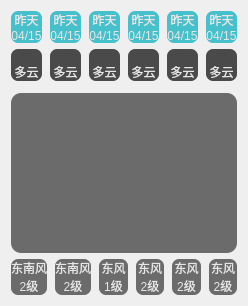
     <widget class="QWidget" name="widget04" native="true">
      <layout class="QVBoxLayout" name="verticalLayout_6">
       <item>
        <widget class="QWidget" name="widget0401" native="true">
         <layout class="QGridLayout" name="gridLayout_3">
          <property name="leftMargin">
           <number>0</number>
          </property>
          <property name="topMargin">
           <number>0</number>
          </property>
          <property name="rightMargin">
           <number>0</number>
          </property>
          <property name="bottomMargin">
           <number>0</number>
          </property>
          <property name="horizontalSpacing">
           <number>8</number>
          </property>
          <property name="verticalSpacing">
           <number>0</number>
          </property>
          <item row="0" column="0">
           <widget class="QLabel" name="labelday0">
            <property name="styleSheet">
             <string notr="true">color:rgb(230,230,230);
background-color: rgb(70, 192,203);
border-radius: 7px;
border-bottom-right-radius:0px;
border-bottom-left-radius:0px;</string>
            </property>
            <property name="text">
             <string>昨天</string>
            </property>
            <property name="alignment">
             <set>Qt::AlignCenter</set>
            </property>
           </widget>
          </item>
          <item row="0" column="1">
           <widget class="QLabel" name="labelday1">
            <property name="styleSheet">
             <string notr="true">color:rgb(230,230,230);
background-color: rgb(70, 192,203);
border-radius: 7px;
border-bottom-right-radius:0px;
border-bottom-left-radius:0px;</string>
            </property>
            <property name="text">
             <string>昨天</string>
            </property>
            <property name="alignment">
             <set>Qt::AlignCenter</set>
            </property>
           </widget>
          </item>
          <item row="0" column="2">
           <widget class="QLabel" name="labelday2">
            <property name="styleSheet">
             <string notr="true">color:rgb(230,230,230);
background-color: rgb(70, 192,203);
border-radius: 7px;
border-bottom-right-radius:0px;
border-bottom-left-radius:0px;</string>
            </property>
            <property name="text">
             <string>昨天</string>
            </property>
            <property name="alignment">
             <set>Qt::AlignCenter</set>
            </property>
           </widget>
          </item>
          <item row="0" column="3">
           <widget class="QLabel" name="labelday3">
            <property name="styleSheet">
             <string notr="true">color:rgb(230,230,230);
background-color: rgb(70, 192,203);
border-radius: 7px;
border-bottom-right-radius:0px;
border-bottom-left-radius:0px;</string>
            </property>
            <property name="text">
             <string>昨天</string>
            </property>
            <property name="alignment">
             <set>Qt::AlignCenter</set>
            </property>
           </widget>
          </item>
          <item row="0" column="4">
           <widget class="QLabel" name="labelday4">
            <property name="styleSheet">
             <string notr="true">color:rgb(230,230,230);
background-color: rgb(70, 192,203);
border-radius: 7px;
border-bottom-right-radius:0px;
border-bottom-left-radius:0px;</string>
            </property>
            <property name="text">
             <string>昨天</string>
            </property>
            <property name="alignment">
             <set>Qt::AlignCenter</set>
            </property>
           </widget>
          </item>
          <item row="0" column="5">
           <widget class="QLabel" name="labelday5">
            <property name="styleSheet">
             <string notr="true">color:rgb(230,230,230);
background-color: rgb(70, 192,203);
border-radius: 7px;
border-bottom-right-radius:0px;
border-bottom-left-radius:0px;</string>
            </property>
            <property name="text">
             <string>昨天</string>
            </property>
            <property name="alignment">
             <set>Qt::AlignCenter</set>
            </property>
           </widget>
          </item>
          <item row="1" column="0">
           <widget class="QLabel" name="labeldate0">
            <property name="styleSheet">
             <string notr="true">color:rgb(230,230,230);
background-color: rgb(70, 192,203);
border-radius: 7px;
border-top-right-radius:0px;
border-top-left-radius:0px;</string>
            </property>
            <property name="text">
             <string>04/15</string>
            </property>
            <property name="alignment">
             <set>Qt::AlignCenter</set>
            </property>
           </widget>
          </item>
          <item row="1" column="1">
           <widget class="QLabel" name="labeldate1">
            <property name="styleSheet">
             <string notr="true">color:rgb(230,230,230);
background-color: rgb(70, 192,203);
border-radius: 7px;
border-top-right-radius:0px;
border-top-left-radius:0px;</string>
            </property>
            <property name="text">
             <string>04/15</string>
            </property>
            <property name="alignment">
             <set>Qt::AlignCenter</set>
            </property>
           </widget>
          </item>
          <item row="1" column="2">
           <widget class="QLabel" name="labeldate2">
            <property name="styleSheet">
             <string notr="true">color:rgb(230,230,230);
background-color: rgb(70, 192,203);
border-radius: 7px;
border-top-right-radius:0px;
border-top-left-radius:0px;</string>
            </property>
            <property name="text">
             <string>04/15</string>
            </property>
            <property name="alignment">
             <set>Qt::AlignCenter</set>
            </property>
           </widget>
          </item>
          <item row="1" column="3">
           <widget class="QLabel" name="labeldate3">
            <property name="styleSheet">
             <string notr="true">color:rgb(230,230,230);
background-color: rgb(70, 192,203);
border-radius: 7px;
border-top-right-radius:0px;
border-top-left-radius:0px;</string>
            </property>
            <property name="text">
             <string>04/15</string>
            </property>
            <property name="alignment">
             <set>Qt::AlignCenter</set>
            </property>
           </widget>
          </item>
          <item row="1" column="4">
           <widget class="QLabel" name="labeldate4">
            <property name="styleSheet">
             <string notr="true">color:rgb(230,230,230);
background-color: rgb(70, 192,203);
border-radius: 7px;
border-top-right-radius:0px;
border-top-left-radius:0px;</string>
            </property>
            <property name="text">
             <string>04/15</string>
            </property>
            <property name="alignment">
             <set>Qt::AlignCenter</set>
            </property>
           </widget>
          </item>
          <item row="1" column="5">
           <widget class="QLabel" name="labeldate5">
            <property name="styleSheet">
             <string notr="true">color:rgb(230,230,230);
background-color: rgb(70, 192,203);
border-radius: 7px;
border-top-right-radius:0px;
border-top-left-radius:0px;</string>
            </property>
            <property name="text">
             <string>04/15</string>
            </property>
            <property name="alignment">
             <set>Qt::AlignCenter</set>
            </property>
           </widget>
          </item>
         </layout>
        </widget>
       </item>
       <item>
        <widget class="QWidget" name="widget0402" native="true">
         <layout class="QGridLayout" name="gridLayout_5">
          <property name="leftMargin">
           <number>0</number>
          </property>
          <property name="topMargin">
           <number>0</number>
          </property>
          <property name="rightMargin">
           <number>0</number>
          </property>
          <property name="bottomMargin">
           <number>0</number>
          </property>
          <property name="horizontalSpacing">
           <number>8</number>
          </property>
          <property name="verticalSpacing">
           <number>0</number>
          </property>
          <item row="0" column="0">
           <widget class="QLabel" name="labelWeatherIcon0">
            <property name="styleSheet">
             <string notr="true">color:rgb(230,230,230);
background-color: rgb(74, 74,74);
border-radius: 7px;
border-bottom-right-radius:0px;
border-bottom-left-radius:0px;</string>
            </property>
            <property name="text">
             <string/>
            </property>
            <property name="pixmap">
             <pixmap resource="res.qrc">:/new/prefix1/res/type/DuoYun.png</pixmap>
            </property>
            <property name="scaledContents">
             <bool>false</bool>
            </property>
            <property name="alignment">
             <set>Qt::AlignCenter</set>
            </property>
           </widget>
          </item>
          <item row="0" column="1">
           <widget class="QLabel" name="labelWeatherIcon1">
            <property name="styleSheet">
             <string notr="true">color:rgb(230,230,230);
background-color: rgb(74, 74,74);
border-radius: 7px;
border-bottom-right-radius:0px;
border-bottom-left-radius:0px;</string>
            </property>
            <property name="text">
             <string/>
            </property>
            <property name="pixmap">
             <pixmap resource="res.qrc">:/new/prefix1/res/type/DuoYun.png</pixmap>
            </property>
            <property name="scaledContents">
             <bool>false</bool>
            </property>
            <property name="alignment">
             <set>Qt::AlignCenter</set>
            </property>
           </widget>
          </item>
          <item row="0" column="2">
           <widget class="QLabel" name="labelWeatherIcon2">
            <property name="styleSheet">
             <string notr="true">color:rgb(230,230,230);
background-color: rgb(74, 74,74);
border-radius: 7px;
border-bottom-right-radius:0px;
border-bottom-left-radius:0px;</string>
            </property>
            <property name="text">
             <string/>
            </property>
            <property name="pixmap">
             <pixmap resource="res.qrc">:/new/prefix1/res/type/DuoYun.png</pixmap>
            </property>
            <property name="scaledContents">
             <bool>false</bool>
            </property>
            <property name="alignment">
             <set>Qt::AlignCenter</set>
            </property>
           </widget>
          </item>
          <item row="0" column="3">
           <widget class="QLabel" name="labelWeatherIcon3">
            <property name="styleSheet">
             <string notr="true">color:rgb(230,230,230);
background-color: rgb(74, 74,74);
border-radius: 7px;
border-bottom-right-radius:0px;
border-bottom-left-radius:0px;</string>
            </property>
            <property name="text">
             <string/>
            </property>
            <property name="pixmap">
             <pixmap resource="res.qrc">:/new/prefix1/res/type/DuoYun.png</pixmap>
            </property>
            <property name="scaledContents">
             <bool>false</bool>
            </property>
            <property name="alignment">
             <set>Qt::AlignCenter</set>
            </property>
           </widget>
          </item>
          <item row="0" column="4">
           <widget class="QLabel" name="labelWeatherIcon4">
            <property name="styleSheet">
             <string notr="true">color:rgb(230,230,230);
background-color: rgb(74, 74,74);
border-radius: 7px;
border-bottom-right-radius:0px;
border-bottom-left-radius:0px;</string>
            </property>
            <property name="text">
             <string/>
            </property>
            <property name="pixmap">
             <pixmap resource="res.qrc">:/new/prefix1/res/type/DuoYun.png</pixmap>
            </property>
            <property name="scaledContents">
             <bool>false</bool>
            </property>
            <property name="alignment">
             <set>Qt::AlignCenter</set>
            </property>
           </widget>
          </item>
          <item row="0" column="5">
           <widget class="QLabel" name="labelWeatherIcon5">
            <property name="styleSheet">
             <string notr="true">color:rgb(230,230,230);
background-color: rgb(74, 74,74);
border-radius: 7px;
border-bottom-right-radius:0px;
border-bottom-left-radius:0px;</string>
            </property>
            <property name="text">
             <string/>
            </property>
            <property name="pixmap">
             <pixmap resource="res.qrc">:/new/prefix1/res/type/DuoYun.png</pixmap>
            </property>
            <property name="scaledContents">
             <bool>false</bool>
            </property>
            <property name="alignment">
             <set>Qt::AlignCenter</set>
            </property>
           </widget>
          </item>
          <item row="1" column="0">
           <widget class="QLabel" name="labelWeatherTypeDate0">
            <property name="styleSheet">
             <string notr="true">color:rgb(230,230,230);
background-color: rgb(74, 74,74);
border-radius: 7px;
border-top-right-radius:0px;
border-top-left-radius:0px;</string>
            </property>
            <property name="text">
             <string>多云</string>
            </property>
            <property name="alignment">
             <set>Qt::AlignCenter</set>
            </property>
           </widget>
          </item>
          <item row="1" column="1">
           <widget class="QLabel" name="labelWeatherTypeDate1">
            <property name="styleSheet">
             <string notr="true">color:rgb(230,230,230);
background-color: rgb(74, 74,74);
border-radius: 7px;
border-top-right-radius:0px;
border-top-left-radius:0px;</string>
            </property>
            <property name="text">
             <string>多云</string>
            </property>
            <property name="alignment">
             <set>Qt::AlignCenter</set>
            </property>
           </widget>
          </item>
          <item row="1" column="2">
           <widget class="QLabel" name="labelWeatherTypeDate2">
            <property name="styleSheet">
             <string notr="true">color:rgb(230,230,230);
background-color: rgb(74, 74,74);
border-radius: 7px;
border-top-right-radius:0px;
border-top-left-radius:0px;</string>
            </property>
            <property name="text">
             <string>多云</string>
            </property>
            <property name="alignment">
             <set>Qt::AlignCenter</set>
            </property>
           </widget>
          </item>
          <item row="1" column="3">
           <widget class="QLabel" name="labelWeatherTypeDate3">
            <property name="styleSheet">
             <string notr="true">color:rgb(230,230,230);
background-color: rgb(74, 74,74);
border-radius: 7px;
border-top-right-radius:0px;
border-top-left-radius:0px;</string>
            </property>
            <property name="text">
             <string>多云</string>
            </property>
            <property name="alignment">
             <set>Qt::AlignCenter</set>
            </property>
           </widget>
          </item>
          <item row="1" column="4">
           <widget class="QLabel" name="labelWeatherTypeDate4">
            <property name="styleSheet">
             <string notr="true">color:rgb(230,230,230);
background-color: rgb(74, 74,74);
border-radius: 7px;
border-top-right-radius:0px;
border-top-left-radius:0px;</string>
            </property>
            <property name="text">
             <string>多云</string>
            </property>
            <property name="alignment">
             <set>Qt::AlignCenter</set>
            </property>
           </widget>
          </item>
          <item row="1" column="5">
           <widget class="QLabel" name="labelWeatherTypeDate5">
            <property name="styleSheet">
             <string notr="true">color:rgb(230,230,230);
background-color: rgb(74, 74,74);
border-radius: 7px;
border-top-right-radius:0px;
border-top-left-radius:0px;</string>
            </property>
            <property name="text">
             <string>多云</string>
            </property>
            <property name="alignment">
             <set>Qt::AlignCenter</set>
            </property>
           </widget>
          </item>
         </layout>
        </widget>
       </item>
       <item>
        <widget class="QWidget" name="widget0403" native="true">
         <property name="styleSheet">
          <string notr="true">color: rgba(230, 230, 230, 230);</string>
         </property>
         <widget class="QWidget" name="layoutWidget">
          <property name="geometry">
           <rect>
            <x>0</x>
            <y>-10</y>
            <width>571</width>
            <height>71</height>
           </rect>
          </property>
          <layout class="QHBoxLayout" name="horizontalLayout_8">
           <property name="spacing">
            <number>7</number>
           </property>
           <property name="topMargin">
            <number>11</number>
           </property>
           <property name="rightMargin">
            <number>5</number>
           </property>
           <property name="bottomMargin">
            <number>11</number>
           </property>
           <item>
            <widget class="QLabel" name="labelaiq0">
             <property name="styleSheet">
              <string notr="true">color:rgb(230,230,230);
background-color: rgb(150, 213, 32);
border-radius: 7px;</string>
             </property>
             <property name="text">
              <string>优</string>
             </property>
             <property name="alignment">
              <set>Qt::AlignCenter</set>
             </property>
            </widget>
           </item>
           <item>
            <widget class="QLabel" name="labelaiq1">
             <property name="styleSheet">
              <string notr="true">color:rgb(230,230,230);
background-color: rgb(255, 187, 69);
border-radius: 7px;</string>
             </property>
             <property name="text">
              <string>优</string>
             </property>
             <property name="alignment">
              <set>Qt::AlignCenter</set>
             </property>
            </widget>
           </item>
           <item>
            <widget class="QLabel" name="labelaiq2">
             <property name="styleSheet">
              <string notr="true">color:rgb(230,230,230);
background-color: rgb(150, 213, 32);
border-radius: 7px;</string>
             </property>
             <property name="text">
              <string>优</string>
             </property>
             <property name="alignment">
              <set>Qt::AlignCenter</set>
             </property>
            </widget>
           </item>
           <item>
            <widget class="QLabel" name="labelaiq3">
             <property name="styleSheet">
              <string notr="true">color:rgb(230,230,230);
background-color: rgb(150, 213, 32);
border-radius: 7px;</string>
             </property>
             <property name="text">
              <string>优</string>
             </property>
             <property name="alignment">
              <set>Qt::AlignCenter</set>
             </property>
            </widget>
           </item>
           <item>
            <widget class="QLabel" name="labelaiq4">
             <property name="styleSheet">
              <string notr="true">color:rgb(230,230,230);
background-color: rgb(150, 213, 32);
border-radius: 7px;</string>
             </property>
             <property name="text">
              <string>优</string>
             </property>
             <property name="alignment">
              <set>Qt::AlignCenter</set>
             </property>
            </widget>
           </item>
           <item>
            <widget class="QLabel" name="labelaiq5">
             <property name="styleSheet">
              <string notr="true">color:rgb(230,230,230);
background-color: rgb(150, 213, 32);
border-radius: 7px;</string>
             </property>
             <property name="text">
              <string>优</string>
             </property>
             <property name="alignment">
              <set>Qt::AlignCenter</set>
             </property>
            </widget>
           </item>
          </layout>
         </widget>
        </widget>
       </item>
       <item>
        <layout class="QVBoxLayout" name="verticalLayout_8">
         <property name="spacing">
          <number>0</number>
         </property>
         <item>
          <widget class="QWidget" name="widget0404" native="true">
           <property name="minimumSize">
            <size>
             <width>80</width>
             <height>80</height>
            </size>
           </property>
           <property name="styleSheet">
            <string notr="true">background-color: rgb(107, 107,107);
border-radius: 10px;
border-bottom-right-radius:0px;
border-bottom-left-radius:0px;</string>
           </property>
          </widget>
         </item>
         <item>
          <widget class="QWidget" name="widget0405" native="true">
           <property name="minimumSize">
            <size>
             <width>80</width>
             <height>80</height>
            </size>
           </property>
           <property name="styleSheet">
            <string notr="true">background-color: rgb(107, 107,107);
border-radius: 10px;
border-top-right-radius:0px;
border-top-left-radius:0px;</string>
           </property>
          </widget>
         </item>
        </layout>
       </item>
       <item>
        <widget class="QWidget" name="widget0406" native="true">
         <layout class="QGridLayout" name="gridLayout_4">
          <property name="leftMargin">
           <number>0</number>
          </property>
          <property name="topMargin">
           <number>0</number>
          </property>
          <property name="rightMargin">
           <number>0</number>
          </property>
          <property name="bottomMargin">
           <number>0</number>
          </property>
          <property name="horizontalSpacing">
           <number>8</number>
          </property>
          <property name="verticalSpacing">
           <number>0</number>
          </property>
          <item row="0" column="5">
           <widget class="QLabel" name="labelFX5">
            <property name="styleSheet">
             <string notr="true">color:rgb(230,230,230);
background-color: rgb(107, 107,107);
border-radius: 7px;
border-bottom-right-radius:0px;
border-bottom-left-radius:0px;</string>
            </property>
            <property name="text">
             <string>东风</string>
            </property>
            <property name="alignment">
             <set>Qt::AlignCenter</set>
            </property>
           </widget>
          </item>
          <item row="1" column="4">
           <widget class="QLabel" name="labelFL4">
            <property name="styleSheet">
             <string notr="true">color:rgb(230,230,230);
background-color: rgb(107, 107,107);
border-radius: 7px;
border-top-right-radius:0px;
border-top-left-radius:0px;</string>
            </property>
            <property name="text">
             <string>2级</string>
            </property>
            <property name="alignment">
             <set>Qt::AlignCenter</set>
            </property>
           </widget>
          </item>
          <item row="1" column="3">
           <widget class="QLabel" name="labelFL3">
            <property name="styleSheet">
             <string notr="true">color:rgb(230,230,230);
background-color: rgb(107, 107,107);
border-radius: 7px;
border-top-right-radius:0px;
border-top-left-radius:0px;</string>
            </property>
            <property name="text">
             <string>2级</string>
            </property>
            <property name="alignment">
             <set>Qt::AlignCenter</set>
            </property>
           </widget>
          </item>
          <item row="0" column="3">
           <widget class="QLabel" name="labelFX3">
            <property name="styleSheet">
             <string notr="true">color:rgb(230,230,230);
background-color: rgb(107, 107,107);
border-radius: 7px;
border-bottom-right-radius:0px;
border-bottom-left-radius:0px;</string>
            </property>
            <property name="text">
             <string>东风</string>
            </property>
            <property name="alignment">
             <set>Qt::AlignCenter</set>
            </property>
           </widget>
          </item>
          <item row="0" column="2">
           <widget class="QLabel" name="labelFX2">
            <property name="styleSheet">
             <string notr="true">color:rgb(230,230,230);
background-color: rgb(107, 107,107);
border-radius: 7px;
border-bottom-right-radius:0px;
border-bottom-left-radius:0px;</string>
            </property>
            <property name="text">
             <string>东风</string>
            </property>
            <property name="alignment">
             <set>Qt::AlignCenter</set>
            </property>
           </widget>
          </item>
          <item row="1" column="1">
           <widget class="QLabel" name="labelFL1">
            <property name="styleSheet">
             <string notr="true">color:rgb(230,230,230);
background-color: rgb(107, 107,107);
border-radius: 7px;
border-top-right-radius:0px;
border-top-left-radius:0px;</string>
            </property>
            <property name="text">
             <string>2级</string>
            </property>
            <property name="alignment">
             <set>Qt::AlignCenter</set>
            </property>
           </widget>
          </item>
          <item row="1" column="5">
           <widget class="QLabel" name="labelFL5">
            <property name="styleSheet">
             <string notr="true">color:rgb(230,230,230);
background-color: rgb(107, 107,107);
border-radius: 7px;
border-top-right-radius:0px;
border-top-left-radius:0px;</string>
            </property>
            <property name="text">
             <string>2级</string>
            </property>
            <property name="alignment">
             <set>Qt::AlignCenter</set>
            </property>
           </widget>
          </item>
          <item row="0" column="1">
           <widget class="QLabel" name="labelFX1">
            <property name="styleSheet">
             <string notr="true">color:rgb(230,230,230);
background-color: rgb(107, 107,107);
border-radius: 7px;
border-bottom-right-radius:0px;
border-bottom-left-radius:0px;</string>
            </property>
            <property name="text">
             <string>东南风</string>
            </property>
            <property name="alignment">
             <set>Qt::AlignCenter</set>
            </property>
           </widget>
          </item>
          <item row="0" column="4">
           <widget class="QLabel" name="labelFX4">
            <property name="styleSheet">
             <string notr="true">color:rgb(230,230,230);
background-color: rgb(107, 107,107);
border-radius: 7px;
border-bottom-right-radius:0px;
border-bottom-left-radius:0px;</string>
            </property>
            <property name="text">
             <string>东风</string>
            </property>
            <property name="alignment">
             <set>Qt::AlignCenter</set>
            </property>
           </widget>
          </item>
          <item row="1" column="0">
           <widget class="QLabel" name="labelFL0">
            <property name="styleSheet">
             <string notr="true">color:rgb(230,230,230);
background-color: rgb(107, 107,107);
border-radius: 7px;
border-top-right-radius:0px;
border-top-left-radius:0px;</string>
            </property>
            <property name="text">
             <string>2级</string>
            </property>
            <property name="alignment">
             <set>Qt::AlignCenter</set>
            </property>
           </widget>
          </item>
          <item row="1" column="2">
           <widget class="QLabel" name="labelFL2">
            <property name="styleSheet">
             <string notr="true">color:rgb(230,230,230);
background-color: rgb(107, 107,107);
border-radius: 7px;
border-top-right-radius:0px;
border-top-left-radius:0px;</string>
            </property>
            <property name="text">
             <string>1级</string>
            </property>
            <property name="alignment">
             <set>Qt::AlignCenter</set>
            </property>
           </widget>
          </item>
          <item row="0" column="0">
           <widget class="QLabel" name="labelFX0">
            <property name="styleSheet">
             <string notr="true">color:rgb(230,230,230);
border-radius: 7px;
border-bottom-right-radius:0px;
border-bottom-left-radius:0px;
background-color: rgb(107, 107, 107);</string>
            </property>
            <property name="text">
             <string>东南风</string>
            </property>
            <property name="alignment">
             <set>Qt::AlignCenter</set>
            </property>
           </widget>
          </item>
         </layout>
        </widget>
       </item>
      </layout>
     </widget>
